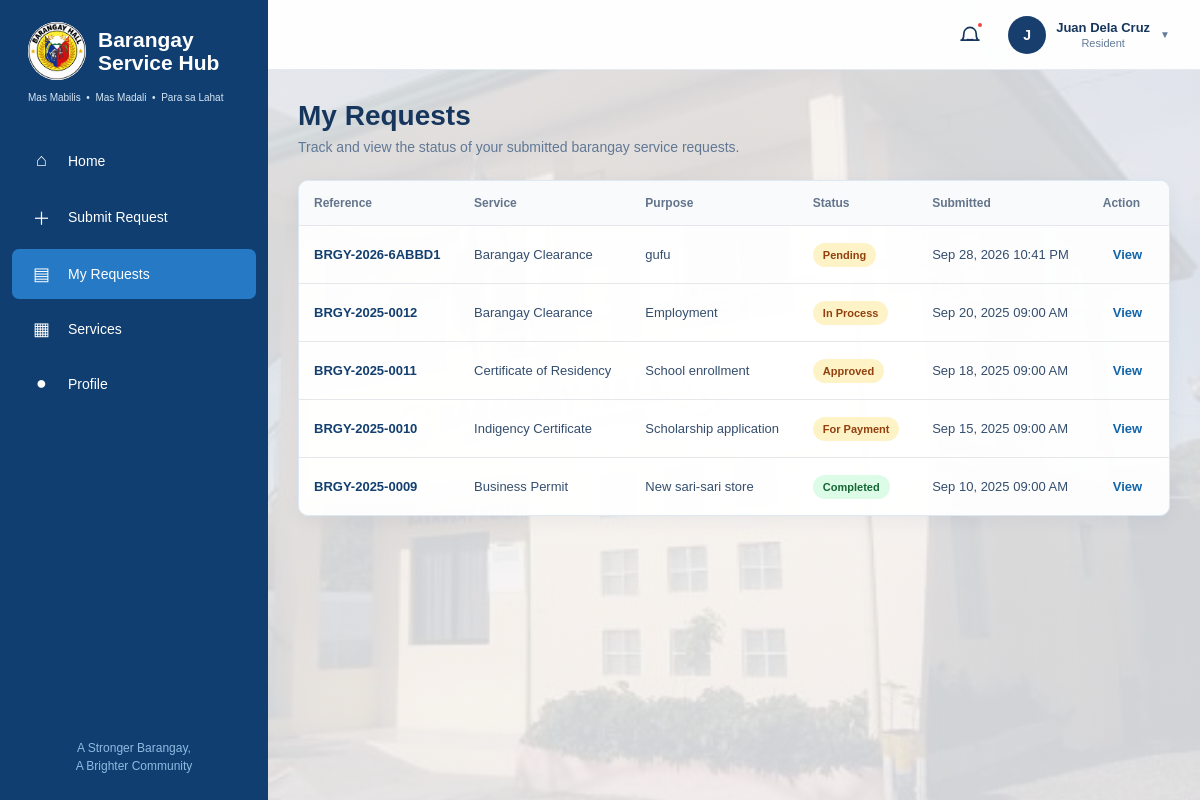
The page /my-requests.php (signed in) on the database its author committed.
### tables this page shows
CREATE TABLE `requests` (
  `id` int(11) NOT NULL,
  `reference_number` varchar(30) NOT NULL,
  `user_id` int(11) NOT NULL,
  `service_id` int(11) NOT NULL,
  `purpose` varchar(255) NOT NULL,
  `notes` text DEFAULT NULL,
  `status` enum('Pending','In Process','Approved','For Payment','Completed','Rejected') DEFAULT 'Pending',
  `payment_status` enum('Unpaid','Paid') DEFAULT 'Unpaid',
  `submitted_at` datetime DEFAULT current_timestamp(),
  `updated_at` datetime DEFAULT current_timestamp() ON UPDATE current_timestamp()
);

CREATE TABLE `services` (
  `id` int(11) NOT NULL,
  `service_name` varchar(120) NOT NULL,
  `category` varchar(100) NOT NULL DEFAULT 'Services',
  `description` text DEFAULT NULL,
  `requirements` text DEFAULT NULL,
  `processing_days` int(11) DEFAULT 1,
  `fee` decimal(10,2) DEFAULT 0.00,
  `icon` varchar(30) DEFAULT 'file',
  `status` enum('active','inactive') DEFAULT 'active',
  `created_at` datetime DEFAULT current_timestamp()
);

### my-requests.php (the view, shortened to what this page needs)
<?php
require_once __DIR__ . "/config/database.php";
$userId = (int) $_SESSION['user_id'];
$sql = "
    SELECT
        r.id,
        r.reference_number,
        r.purpose,
        r.status,
        r.submitted_at,
        r.updated_at,
        s.service_name,
        s.fee
    FROM requests r
    INNER JOIN services s
        ON r.service_id = s.id
    WHERE r.user_id = ?
    ORDER BY r.submitted_at DESC
";
$stmt = $conn->prepare($sql);
$stmt->bind_param("i", $userId);
$stmt->execute();
$result = $stmt->get_result();
$requests = [];
while ($row = $result->fetch_assoc()) {
    $requests[] = $row;
}
function statusClass($status)
{
    switch ($status) {
        case "Pending":
            return "pending";
        case "Completed":
            return "completed";
        default:
            return "pending";
    }
}
$userName = $_SESSION['full_name'] ?? 'Resident';
?>
<!DOCTYPE html>
<html lang="en">
<head>
</head>
<body>
<div class="app">
    <aside class="sidebar">
        <div class="brand">
            <a
                href="dashboard.php"
                class="brand-title"
                title="Back to Home"
            >
                <div class="logo">
                    <img
                        src="assets/image/logo.png"
                        alt="Barangay Service Hub Logo"
                    >
                </div>
                <h1>
                    Barangay<br>
                    Service Hub
                </h1>
            </a>
            <p>
                Mas Mabilis &nbsp;•&nbsp;
                Mas Madali &nbsp;•&nbsp;
                Para sa Lahat
            </p>
        </div>
        <nav class="nav">
            <a
                href="dashboard.php"
                class="nav-item"
            >
                <div class="nav-icon">
                    ⌂
                </div>
                <span>
                    Home
                </span>
            </a>
            <a
                href="submit-request.php"
                class="nav-item"
            >
                <div class="nav-icon">
                    ＋
                </div>
                <span>
                    Submit Request
                </span>
            </a>
            <a
                href="my-requests.php"
                class="nav-item active"
            >
                <div class="nav-icon">
                    ▤
                </div>
                <span>
                    My Requests
                </span>
            </a>
            <a
                href="services.php"
                class="nav-item"
            >
                <div class="nav-icon">
                    ▦
                </div>
                <span>
                    Services
                </span>
            </a>
            <a
                href="profile.php"
                class="nav-item"
            >
                <div class="nav-icon">
                    ●
                </div>
                <span>
                    Profile
                </span>
            </a>
        </nav>
        <div class="sidebar-bottom">
            A Stronger Barangay,<br>
            A Brighter Community
        </div>
    </aside>
    <main class="main">
        <header class="topbar">
            <div class="header-right">
                <div class="notification">
                    <button
                        type="button"
                        onclick="toggleNotifications()"
                        aria-label="Notifications"
                    >
                        <svg
                            xmlns="http://www.w3.org/2000/svg"
                            fill="none"
                            viewBox="0 0 24 24"
                            stroke-width="1.8"
                        >
                            <path
                                stroke-linecap="round"
                                stroke-linejoin="round"
                                d="M14.857 17.082a23.848 23.848 0 0 1-5.714 0
                                M18.75 10.5c0 7.142 3 7.142 3 7.142H2.25
                                s3 0 3-7.142a6.75 6.75 0 0 1 13.5 0Z"
                            />
                        </svg>
                    </button>
                    <span class="notification-dot"></span>
                </div>
                <div class="profile">
                    <button
                        type="button"
                        class="profile-button"
                        onclick="toggleProfile()"
                    >
                        <div class="avatar">
                            <?= strtoupper(
                                substr(
                                    $userName,
                                    0,
                                    1
                                )
                            ); ?>
                        </div>
                        <div class="profile-info">
                            <strong>
                                <?= htmlspecialchars(
                                    $userName
                                ); ?>
                            </strong>
                            <span>
                                Resident
                            </span>
                        </div>
                        <span class="profile-arrow">
                            ▼
                        </span>
                    </button>
                </div>
            </div>
        </header>
        <div class="content">
            <div class="page-title">
                <h1>
                    My Requests
                </h1>
                <p>
                    Track and view the status of your submitted barangay service requests.
                </p>
            </div>
            <?php if (count($requests) === 0): ?>
                <div class="empty">
                    <div class="empty-icon"></div>
                    <h3>
                        No Requests Yet
                    </h3>
                    <p>
                        You don't have any service requests yet.
                    </p>
                    <a
                        href="submit-request.php"
                        class="btn"
                    >
                        Request a Service
                    </a>
                </div>
            <?php else: ?>
                <div class="request-card">
                    <table>
                        <thead>
                            <tr>
                                <th>
                                    Reference
                                </th>
                                <th>
                                    Service
                                </th>
                                <th>
                                    Purpose
                                </th>
                                <th>
                                    Status
                                </th>
                                <th>
                                    Submitted
                                </th>
                                <th>
                                    Action
                                </th>
                            </tr>
                        </thead>
                        <tbody>
                            <?php foreach (
                                $requests
                                as $request
                            ): ?>
                                <tr>
                                    <td>
                                        <span class="reference">
                                            <?= htmlspecialchars(
                                                $request['reference_number']
                                            ); ?>
                                        </span>
                                    </td>
                                    <td>
                                        <?= htmlspecialchars(
                                            $request['service_name']
                                        ); ?>
                                    </td>
                                    <td>
                                        <?= htmlspecialchars(
                                            $request['purpose']
                                        ); ?>
                                    </td>
                                    <td>
                                        <span
                                            class="status <?= statusClass($request['status']); ?>"
                                        >
                                            <?= htmlspecialchars(
                                                $request['status']
                                            ); ?>
                                        </span>
                                    </td>
                                    <td>
                                        <?= date(
                                            "M d, Y h:i A",
                                            strtotime(
                                                $request['submitted_at']
                                            )
                                        ); ?>
                                    </td>
                                    <td>
                                        <a
                                            href="view-request.php?id=<?= (int) $request['id']; ?>"
                                            class="view-btn"
                                        >
                                            View
                                        </a>
                                    </td>
                                </tr>
                            <?php endforeach; ?>
                        </tbody>
                    </table>
                </div>
            <?php endif; ?>
        </div>
    </main>
</div>
</body>
</html>

### my-requests.php (style rules this page uses)
* { box-sizing: border-box; margin: 0; padding: 0; }
body { font-family: Arial, Helvetica, sans-serif; color: #17365d; min-height: 100vh; background: linear-gradient( rgba(245, 248, 252, 0.85), rgba(245, 248, 252, 0.85) ), url("assets/image/hero.jpg") center / cover fixed no-repeat; }
a { text-decoration: none; color: inherit; }
.app { min-height: 100vh; display: flex; }
.sidebar { width: 268px; background: #103e70; color: white; position: fixed; top: 0; left: 0; bottom: 0; padding: 22px 12px; z-index: 100; }
.brand { padding: 0 16px 25px; }
.brand-title { display: flex; align-items: center; gap: 12px; color: white; cursor: pointer; transition: opacity 0.2s ease; }
.logo { width: 58px; height: 58px; border-radius: 50%; background: white; display: flex; align-items: center; justify-content: center; overflow: hidden; flex-shrink: 0; }
.logo img { width: 100%; height: 100%; object-fit: contain; display: block; }
.brand h1 { font-size: 21px; line-height: 1.1; color: white; }
.brand p { margin-top: 12px; font-size: 10px; color: #d5e6f7; }
.nav { margin-top: 8px; }
.nav-item { display: flex; align-items: center; gap: 15px; padding: 14px 18px; margin-bottom: 5px; border-radius: 7px; color: white; font-size: 14px; transition: background 0.2s ease, padding-left 0.2s ease; }
.nav-item.active { background: #2679c4; }
.nav-icon { width: 23px; text-align: center; font-size: 18px; flex-shrink: 0; }
.sidebar-bottom { position: absolute; bottom: 25px; left: 20px; right: 20px; text-align: center; color: #8ebbe2; font-size: 12px; line-height: 1.5; }
.main { margin-left: 268px; width: calc(100% - 268px); min-height: 100vh; }
.topbar { height: 70px; background: rgba(255, 255, 255, 0.96); border-bottom: 1px solid #e3eaf2; display: flex; align-items: center; justify-content: flex-end; padding: 0 30px; position: sticky; top: 0; z-index: 50; backdrop-filter: blur(6px); }
.header-right { display: flex; align-items: center; gap: 20px; }
.notification { position: relative; }
.notification button { border: none; background: transparent; cursor: pointer; padding: 7px; display: flex; align-items: center; justify-content: center; }
.notification svg { width: 22px; height: 22px; stroke: #17365d; }
.notification-dot { position: absolute; top: 4px; right: 4px; width: 8px; height: 8px; background: #ef4444; border-radius: 50%; border: 2px solid white; }
.profile { position: relative; display: flex; align-items: center; }
.profile-button { border: none; background: transparent; display: flex; align-items: center; gap: 10px; cursor: pointer; padding: 0; }
.avatar { width: 38px; height: 38px; border-radius: 50%; background: #173e6d; color: white; display: flex; align-items: center; justify-content: center; font-weight: bold; font-size: 14px; }
.profile-info strong { display: block; font-size: 13px; color: #17365d; }
.profile-info span { font-size: 11px; color: #637b97; }
.profile-arrow { font-size: 10px; color: #637b97; }
.content { padding: 30px; }
.page-title { margin-bottom: 25px; }
.page-title h1 { font-size: 28px; color: #17365d; }
.page-title p { margin-top: 7px; color: #607895; font-size: 14px; }
.request-card { background: rgba(255, 255, 255, 0.95); border: 1px solid #dce8f4; border-radius: 10px; overflow-x: auto; box-shadow: 0 5px 18px rgba(16, 62, 112, 0.05); }
table { width: 100%; border-collapse: collapse; min-width: 850px; }
th { background: #f8fafc; text-align: left; padding: 15px; font-size: 12px; color: #64748b; border-bottom: 1px solid #e5e7eb; white-space: nowrap; }
td { padding: 15px; border-bottom: 1px solid #e5e7eb; font-size: 13px; color: #344e6e; vertical-align: middle; }
tr:last-child td { border-bottom: none; }
tbody tr { transition: background 0.2s ease; }
.reference { font-weight: bold; color: #123f70; white-space: nowrap; }
.status { display: inline-block; padding: 6px 10px; border-radius: 20px; font-size: 11px; font-weight: 600; white-space: nowrap; }
.status.pending { background: #fef3c7; color: #92400e; }
.status.completed { background: #dcfce7; color: #166534; }
.view-btn { display: inline-block; color: #1265aa; text-decoration: none; font-weight: 600; font-size: 13px; padding: 6px 10px; border-radius: 5px; }

### rows shown on the page
requests: reference_number "BRGY-2026-6ABBD1", service.service_name "Barangay Clearance", purpose "gufu", status "Pending", submitted_at "Sep 28, 2026 10:41 PM"
requests: reference_number "BRGY-2025-0012", service.service_name "Barangay Clearance", purpose "Employment", status "In Process", submitted_at "Sep 20, 2025 09:00 AM"
requests: reference_number "BRGY-2025-0011", service.service_name "Certificate of Residency", purpose "School enrollment", status "Approved", submitted_at "Sep 18, 2025 09:00 AM"
requests: reference_number "BRGY-2025-0010", service.service_name "Indigency Certificate", purpose "Scholarship application", status "For Payment", submitted_at "Sep 15, 2025 09:00 AM"
requests: reference_number "BRGY-2025-0009", service.service_name "Business Permit", purpose "New sari-sari store", status "Completed", submitted_at "Sep 10, 2025 09:00 AM"

### other values the page prints
$userName "Juan Dela Cruz"
